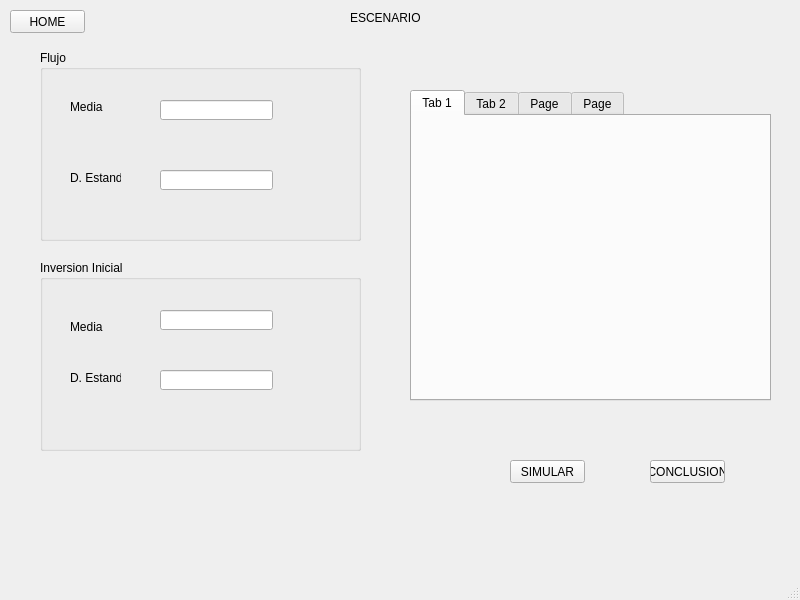
<?xml version="1.0" encoding="UTF-8"?>
<ui version="4.0">
 <class>ventanaEsc1</class>
 <widget class="QMainWindow" name="ventanaEsc1">
  <property name="geometry">
   <rect>
    <x>0</x>
    <y>0</y>
    <width>800</width>
    <height>600</height>
   </rect>
  </property>
  <property name="windowTitle">
   <string>MainWindow</string>
  </property>
  <widget class="QWidget" name="centralwidget">
   <widget class="QTabWidget" name="tabWidget">
    <property name="geometry">
     <rect>
      <x>410</x>
      <y>90</y>
      <width>361</width>
      <height>311</height>
     </rect>
    </property>
    <widget class="QWidget" name="tab">
     <attribute name="title">
      <string>Tab 1</string>
     </attribute>
    </widget>
    <widget class="QWidget" name="tab_2">
     <attribute name="title">
      <string>Tab 2</string>
     </attribute>
    </widget>
    <widget class="QWidget" name="tab_3">
     <attribute name="title">
      <string>Page</string>
     </attribute>
    </widget>
    <widget class="QWidget" name="tab_4">
     <attribute name="title">
      <string>Page</string>
     </attribute>
    </widget>
   </widget>
   <widget class="QGroupBox" name="groupBox">
    <property name="geometry">
     <rect>
      <x>40</x>
      <y>50</y>
      <width>321</width>
      <height>191</height>
     </rect>
    </property>
    <property name="title">
     <string>Flujo</string>
    </property>
    <widget class="QLabel" name="label">
     <property name="geometry">
      <rect>
       <x>30</x>
       <y>50</y>
       <width>47</width>
       <height>13</height>
      </rect>
     </property>
     <property name="text">
      <string>Media</string>
     </property>
    </widget>
    <widget class="QLabel" name="label_2">
     <property name="geometry">
      <rect>
       <x>30</x>
       <y>120</y>
       <width>51</width>
       <height>16</height>
      </rect>
     </property>
     <property name="text">
      <string>D. Estandar</string>
     </property>
    </widget>
    <widget class="QLineEdit" name="media_flujo">
     <property name="geometry">
      <rect>
       <x>120</x>
       <y>50</y>
       <width>113</width>
       <height>20</height>
      </rect>
     </property>
    </widget>
    <widget class="QLineEdit" name="desviacionE_flujo">
     <property name="geometry">
      <rect>
       <x>120</x>
       <y>120</y>
       <width>113</width>
       <height>20</height>
      </rect>
     </property>
    </widget>
   </widget>
   <widget class="QGroupBox" name="groupBox_2">
    <property name="geometry">
     <rect>
      <x>40</x>
      <y>260</y>
      <width>321</width>
      <height>191</height>
     </rect>
    </property>
    <property name="title">
     <string>Inversion Inicial</string>
    </property>
    <widget class="QLabel" name="label_3">
     <property name="geometry">
      <rect>
       <x>30</x>
       <y>60</y>
       <width>47</width>
       <height>13</height>
      </rect>
     </property>
     <property name="text">
      <string>Media</string>
     </property>
    </widget>
    <widget class="QLabel" name="label_4">
     <property name="geometry">
      <rect>
       <x>30</x>
       <y>110</y>
       <width>51</width>
       <height>16</height>
      </rect>
     </property>
     <property name="text">
      <string>D. Estandar</string>
     </property>
    </widget>
    <widget class="QLineEdit" name="media_inv">
     <property name="geometry">
      <rect>
       <x>120</x>
       <y>50</y>
       <width>113</width>
       <height>20</height>
      </rect>
     </property>
    </widget>
    <widget class="QLineEdit" name="desviacionE_inv">
     <property name="geometry">
      <rect>
       <x>120</x>
       <y>110</y>
       <width>113</width>
       <height>20</height>
      </rect>
     </property>
    </widget>
   </widget>
   <widget class="QPushButton" name="pushButton">
    <property name="geometry">
     <rect>
      <x>10</x>
      <y>10</y>
      <width>75</width>
      <height>23</height>
     </rect>
    </property>
    <property name="text">
     <string>HOME</string>
    </property>
   </widget>
   <widget class="QPushButton" name="boton_simular">
    <property name="geometry">
     <rect>
      <x>510</x>
      <y>460</y>
      <width>75</width>
      <height>23</height>
     </rect>
    </property>
    <property name="text">
     <string>SIMULAR</string>
    </property>
   </widget>
   <widget class="QPushButton" name="pushButton_3">
    <property name="geometry">
     <rect>
      <x>650</x>
      <y>460</y>
      <width>75</width>
      <height>23</height>
     </rect>
    </property>
    <property name="text">
     <string>CONCLUSION</string>
    </property>
   </widget>
   <widget class="QLabel" name="label_5">
    <property name="geometry">
     <rect>
      <x>350</x>
      <y>10</y>
      <width>71</width>
      <height>16</height>
     </rect>
    </property>
    <property name="text">
     <string>ESCENARIO 1</string>
    </property>
   </widget>
  </widget>
  <widget class="QStatusBar" name="statusbar"/>
 </widget>
 <resources/>
 <connections/>
</ui>
